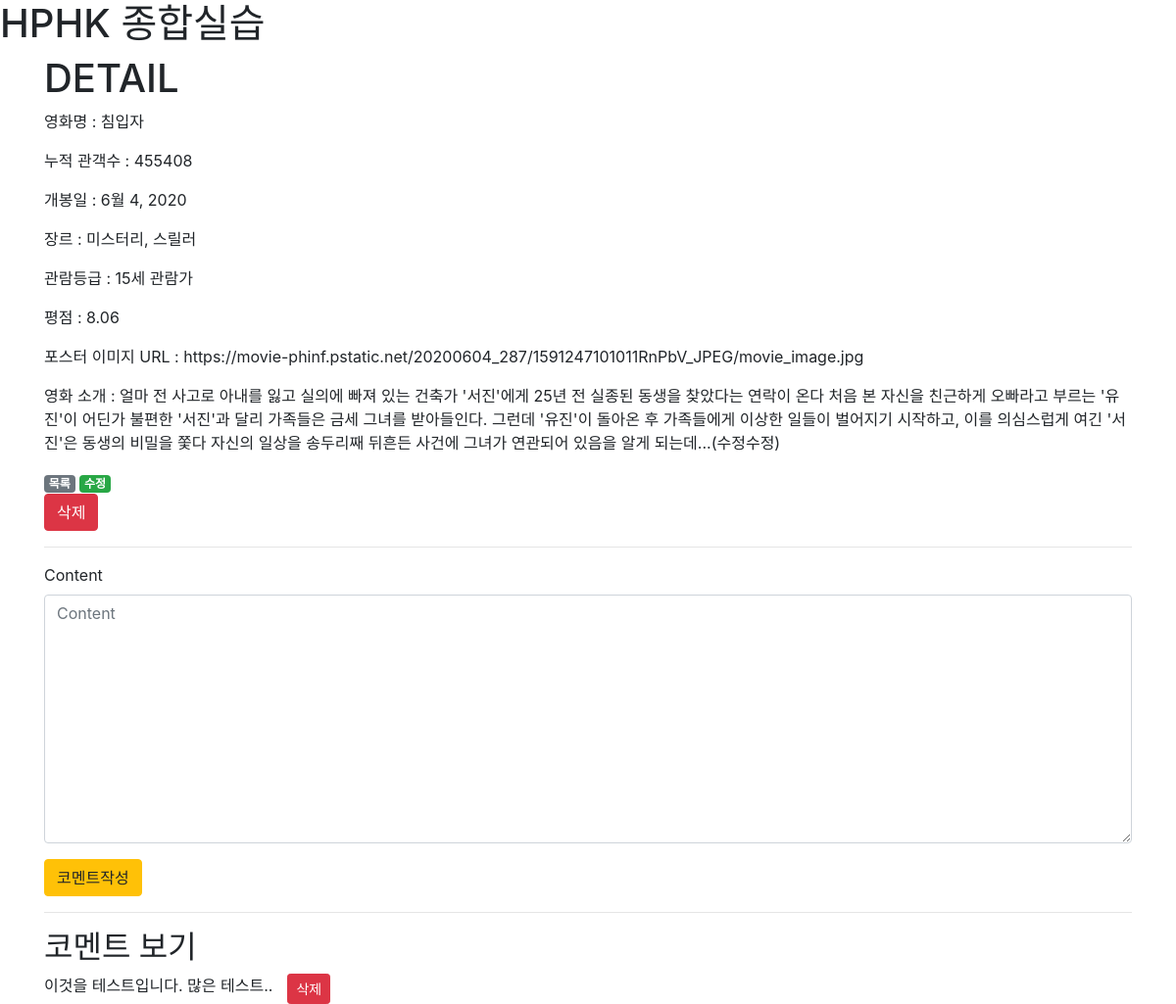
The app's page /movies/4/ with its own data.
### movies/models.py (models this page shows)
class Movie(models.Model):
    title = models.CharField(max_length=1000)
    title_en = models.CharField(max_length=1000)
    audience = models.IntegerField()
    open_date = models.DateField()
    genre = models.CharField(max_length=100)
    watch_grade = models.CharField(max_length=100)
    score = models.FloatField()
    poster_url = models.TextField()
    description = models.TextField()

class Comment(models.Model):
    content = models.TextField()
    movie = models.ForeignKey(Movie, on_delete=models.CASCADE)

### movies/views.py (the view)
# urls.py: path('<int:pk>/', views.detail, name='detail'),
def detail(request, pk):
    movie = Movie.objects.get(pk=pk)
    comments = movie.comment_set.all()
    form = CommentForm()
    context = {
        'movie': movie,
        'comments': comments,
        'form': form,
    }
    return render(request, 'movies/detail.html', context)

### movies/forms.py
class CommentForm(forms.ModelForm):
    class Meta:
        model = Comment
        fields = ('content',)

### movies/templates/movies/detail.html (shortened to what this page needs)
{% extends 'base.html' %}
{% load bootstrap4 %}
{% block content %}
<h1>DETAIL</h1>
<p>영화명 : {{ movie.title }}</p>
<p>누적 관객수 : {{ movie.audience }}</p>
<p>개봉일 : {{ movie.open_date }}</p>
<p>장르 : {{ movie.genre }}</p>
<p>관람등급 : {{ movie.watch_grade }}</p>
<p>평점 : {{ movie.score }}</p>
<p>포스터 이미지 URL : {{ movie.poster_url }}</p>
<p>영화 소개 : {{ movie.description }}</p>
<a href="{% url 'movies:index' %}"><span class="badge badge-secondary">목록</span></a>
<a href="{% url 'movies:update' movie.pk %}"><span class="badge badge-success">수정</span></a>
<form action="{% url 'movies:delete' movie.pk %}" method="POST">
    <button class="btn btn-danger">삭제</button>
</form>
<hr>
<form action="{% url 'movies:comment_create' movie.pk %}" method="POST">
    {% bootstrap_form form %}
    <button class='btn btn-warning'>코멘트작성</button>
</form>
<hr>
<h2>코멘트 보기</h2>
{% for comment in comments %}
   <form action="{% url 'movies:comment_delete' movie.pk comment.pk %}" method="POST" class="form-inline">
        <div class="row">
             <div class="col">{{ comment.content }}</div>
            <button class="btn btn-danger btn-sm">삭제</button>
        </div>
   </form>
{% endfor %}
{% endblock  %}

### records on screen
Movie: title "침입자", audience "455408", open_date "6월 4, 2020", genre "미스터리, 스릴러", watch_grade "15세 관람가", score "8.06", poster_url "https://movie-phinf.pstatic.net/20200604_287/1591247101011RnPbV_JPEG/movie_image.jpg", description "얼마 전 사고로 아내를 잃고 실의에 빠져 있는 건축가 '서진'에게 25년 전 실종된 동생을 찾았다는 연락이 온다 처음 본 자신을 친근하게 오빠라고 부르는 '유진'이 어딘가 불편한 '서진'과 달리 가족들은 금세 그녀를 받아들인다. 그런데 '유진'이 돌아온 후 가족들에게 이상한 일들이 벌어지기 시작하고, 이를 의심스럽게 여긴 '서진'은 동생의 비밀을 쫓다 자신의 일상을 송두리째 뒤흔든 사건에 그녀가 연관되어 있음을 알게 되는데...(수정수정)"
Comment: content "이것을 테스트입니다. 많은 테스트.."
